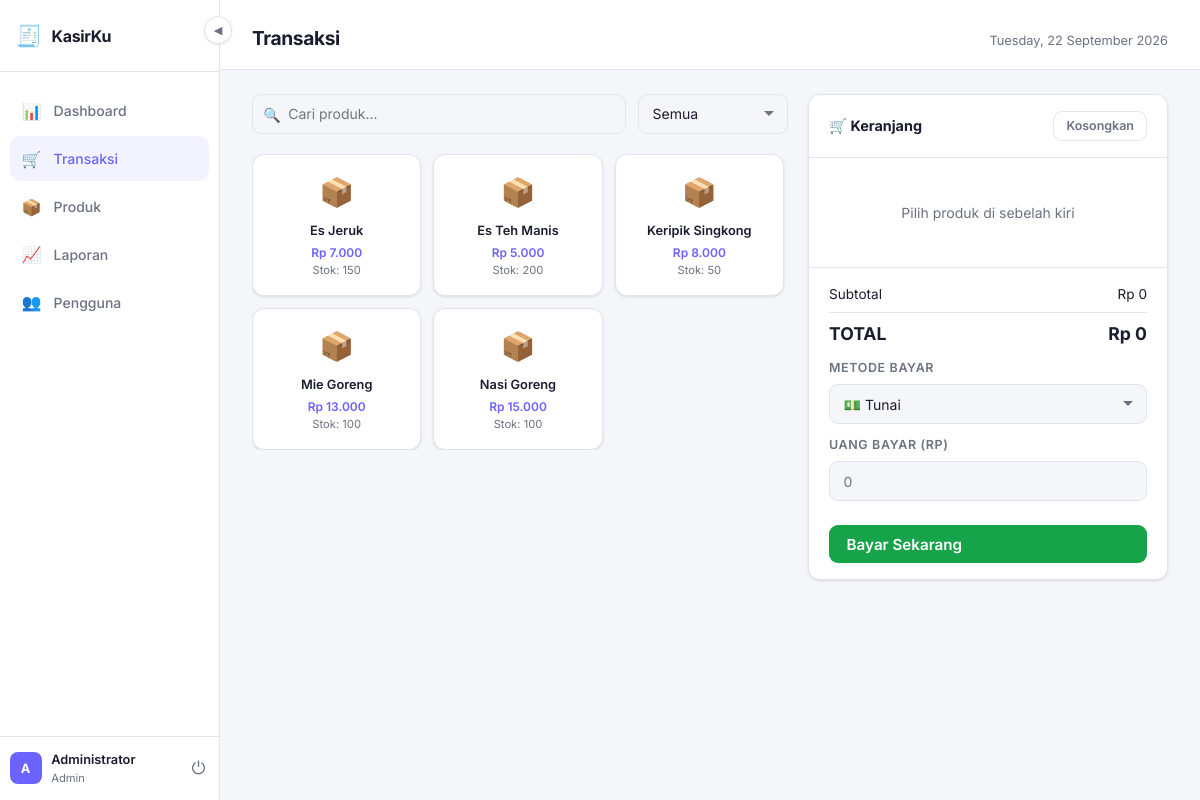
/pages/transaksi.php (signed in), run on the app's committed database.
### tables this page shows
CREATE TABLE produk (
    id INT AUTO_INCREMENT PRIMARY KEY,
    kategori_id INT,
    kode VARCHAR(50) UNIQUE,
    nama VARCHAR(150) NOT NULL,
    harga DECIMAL(15,2) NOT NULL DEFAULT 0,
    stok INT NOT NULL DEFAULT 0,
    satuan VARCHAR(30) DEFAULT 'pcs',
    created_at TIMESTAMP DEFAULT CURRENT_TIMESTAMP,
    FOREIGN KEY (kategori_id) REFERENCES kategori(id) ON DELETE SET NULL
);

### models/ProdukModel.php (called while the page is built, shortened)
<?php
function getProdukTersedia($pdo) {
    return $pdo->query("SELECT * FROM produk WHERE stok > 0 ORDER BY nama")->fetchAll();
}

### config/db.php (called while the page is built, shortened)
<?php
function rupiah($angka) {
    return 'Rp ' . number_format($angka, 0, ',', '.');
}
function clean($str) {
    return htmlspecialchars(strip_tags(trim($str)));
}

### pages/transaksi.php (the view, shortened to what this page needs)
<?php
require_once '../config/db.php';
require_once '../models/ProdukModel.php';
require_once '../includes/header.php';
$produk   = getProdukTersedia($pdo);
?>
<div class="kasir-layout">
    <div>
        <div class="toolbar">
            <div class="search-box" style="flex:1">
                <span class="search-icon">🔍</span>
                <input class="form-control" id="cariProduk" placeholder="Cari produk...">
            </div>
            <select class="form-control" id="filterKat" style="width:150px">
                <option value="">Semua</option>
            </select>
        </div>
        <div class="product-grid" id="produkGrid">
            <?php foreach ($produk as $p): ?>
            <div class="product-card"
                 data-id="<?= $p['id'] ?>"
                 data-nama="<?= clean($p['nama']) ?>"
                 data-harga="<?= $p['harga'] ?>"
                 data-stok="<?= $p['stok'] ?>"
                 data-kat="<?= $p['kategori_id'] ?>"
                 onclick="tambahItem(this)">
                <div class="product-card-icon">📦</div>
                <div class="product-card-name"><?= clean($p['nama']) ?></div>
                <div class="product-card-price"><?= rupiah($p['harga']) ?></div>
                <div class="product-card-stock">Stok: <?= $p['stok'] ?></div>
            </div>
            <?php endforeach; ?>
        </div>
    </div>
    <div class="cart-panel">
        <div class="cart-header">
            <span>🛒 Keranjang</span>
            <button class="btn btn-ghost btn-sm" onclick="clearCart()">Kosongkan</button>
        </div>
        <div class="cart-items" id="cartItems">
            <div class="cart-empty" id="cartEmpty">Pilih produk di sebelah kiri</div>
        </div>
        <div class="cart-footer">
            <div class="total-row"><span>Subtotal</span><span id="subtotalTxt">Rp 0</span></div>
            <div class="total-row grand"><span>TOTAL</span><span id="totalTxt">Rp 0</span></div>
            <div class="form-group" style="margin:0.75rem 0">
                <label class="form-label">Metode Bayar</label>
                <select class="form-control" id="metodeBayar" onchange="toggleBayar()">
                    <option value="tunai">💵 Tunai</option>
                </select>
            </div>
            <div class="form-group" style="margin-bottom:0.75rem" id="bayarGroup">
                <label class="form-label">Uang Bayar (Rp)</label>
                <input class="form-control" type="number" id="inputBayar" placeholder="0" oninput="hitungKembalian()">
            </div>
            <button class="btn btn-success" style="width:100%;margin-top:0.75rem;font-size:0.95rem" onclick="prosesBayar()">
                Bayar Sekarang
            </button>
        </div>
    </div>
</div>
<?php require_once '../includes/footer.php'; ?>

### assets/style.css (style rules this page uses)
*, *::before, *::after { box-sizing: border-box; margin: 0; padding: 0; }
:root { --bg: #f5f6fa; --surface: #ffffff; --surface-2: #f0f1f5; --border: #e2e4ed; --accent: #6c63ff; --accent-hover: #574fd6; --accent-soft: rgba(108, 99, 255, 0.08); --green: #16a34a; --green-soft: rgba(22, 163, 74, 0.08); --red: #dc2626; --red-soft: rgba(220, 38, 38, 0.08); --yellow: #d97706; --yellow-soft: rgba(217, 119, 6, 0.08); --text: #1a1d2e; --muted: #6b7280; --sidebar-w: 220px; --radius: 12px; --shadow: 0 1px 3px rgba(0, 0, 0, 0.08), 0 1px 2px rgba(0, 0, 0, 0.04); }
body { font-family: "Inter", sans-serif; background: var(--bg); color: var(--text); font-size: 0.9rem; line-height: 1.5; }
.btn { display: inline-flex; align-items: center; gap: 0.4rem; padding: 0.6rem 1.1rem; border-radius: 9px; font-size: 0.85rem; font-weight: 600; font-family: inherit; cursor: pointer; border: none; text-decoration: none; transition: all 0.15s; }
.btn-success { background: var(--green); color: #fff; }
.btn-ghost { background: transparent; color: var(--muted); border: 1px solid var(--border); }
.btn-sm { padding: 0.4rem 0.75rem; font-size: 0.78rem; }
.form-group { display: flex; flex-direction: column; gap: 0.4rem; }
.form-label { font-size: 0.78rem; font-weight: 600; color: var(--muted); text-transform: uppercase; letter-spacing: 0.05em; }
.form-control { padding: 0.65rem 0.85rem; background: var(--bg); border: 1px solid var(--border); border-radius: 9px; color: var(--text); font-size: 0.875rem; font-family: inherit; transition: border-color 0.15s; width: 100%; }
select.form-control { appearance: none; background-repeat: no-repeat; background-position: right 0.75rem center; padding-right: 2rem; }
.toolbar { display: flex; align-items: center; gap: 0.75rem; margin-bottom: 1.25rem; flex-wrap: wrap; }
.kasir-layout { display: grid; grid-template-columns: 1fr 360px; gap: 1.25rem; align-items: start; }
.product-grid { display: grid; grid-template-columns: repeat(auto-fill, minmax(150px, 1fr)); gap: 0.75rem; max-height: 70vh; overflow-y: auto; padding-right: 0.25rem; }
.product-card { background: var(--surface); border: 1px solid var(--border); border-radius: var(--radius); padding: 1rem; cursor: pointer; transition: all 0.15s; text-align: center; box-shadow: var(--shadow); }
.product-card-icon { font-size: 1.75rem; margin-bottom: 0.5rem; }
.product-card-name { font-size: 0.8rem; font-weight: 600; margin-bottom: 0.25rem; color: var(--text); }
.product-card-price { font-size: 0.75rem; color: var(--accent); font-weight: 600; }
.product-card-stock { font-size: 0.7rem; color: var(--muted); }
.cart-panel { background: var(--surface); border: 1px solid var(--border); border-radius: var(--radius); display: flex; flex-direction: column; max-height: calc(100vh - 10rem); box-shadow: var(--shadow); }
.cart-header { padding: 1rem 1.25rem; border-bottom: 1px solid var(--border); font-weight: 700; display: flex; align-items: center; justify-content: space-between; }
.cart-items { flex: 1; overflow-y: auto; padding: 0.75rem; }
.cart-footer { padding: 1rem 1.25rem; border-top: 1px solid var(--border); }
.total-row { display: flex; justify-content: space-between; align-items: center; margin-bottom: 0.5rem; font-size: 0.85rem; }
.total-row.grand { font-size: 1.1rem; font-weight: 700; padding-top: 0.5rem; border-top: 1px solid var(--border); margin-top: 0.5rem; }
.cart-empty { text-align: center; padding: 2rem; color: var(--muted); font-size: 0.875rem; }
.search-box { position: relative; }
.search-box input { padding-left: 2.2rem; }
.search-icon { position: absolute; left: 0.7rem; top: 50%; transform: translateY(-50%); color: var(--muted); font-size: 0.875rem; pointer-events: none; }

### data on the page
produk: nama "Es Jeruk", harga "Rp 7.000", stok "150"
produk: nama "Es Teh Manis", harga "Rp 5.000", stok "200"
produk: nama "Keripik Singkong", harga "Rp 8.000", stok "50"
produk: nama "Mie Goreng", harga "Rp 13.000", stok "100"
produk: nama "Nasi Goreng", harga "Rp 15.000", stok "100"

### other printed values
substr($_SESSION['user_nama'], 0, 1) "A"
$_SESSION['user_nama'] "Administrator"
$role "Admin"
$page_title "Transaksi"
